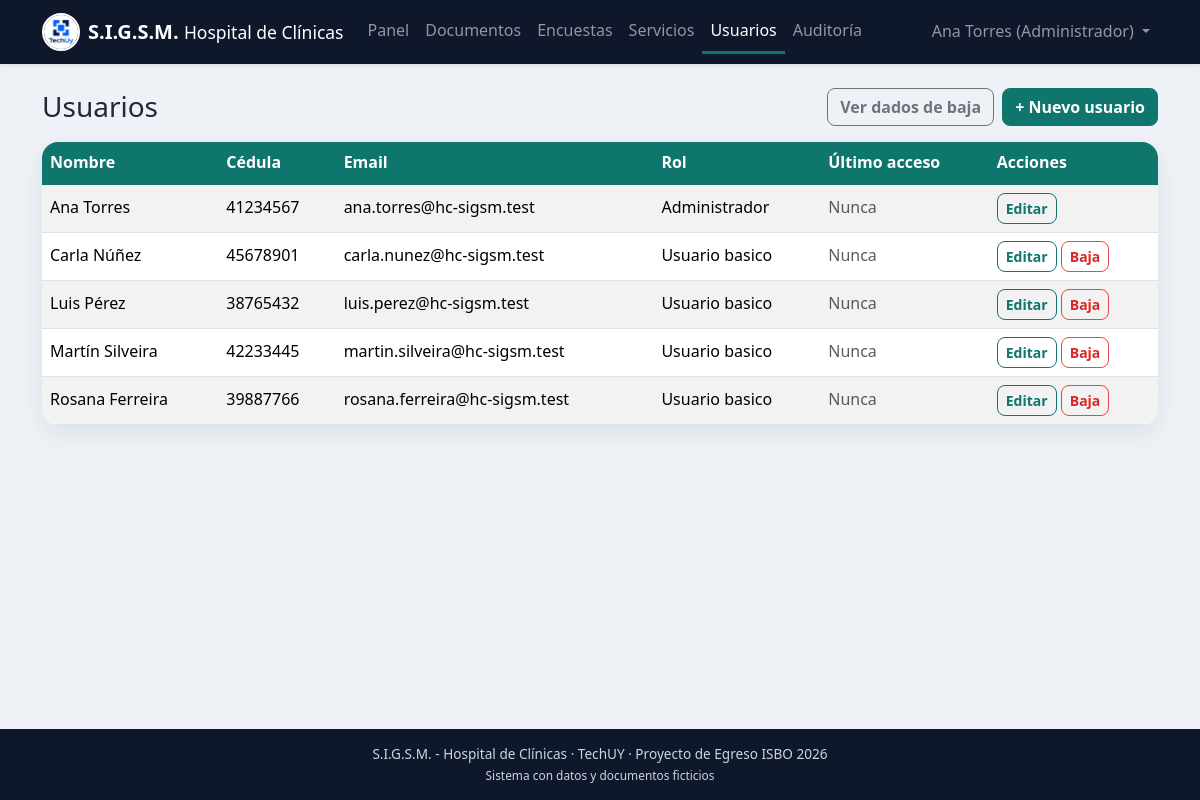
Screenshot of /admin/usuarios.php (signed in) with the database file from the repository.
### tables this page shows
CREATE TABLE usuario (
  id_usuario       INT AUTO_INCREMENT,
  nombre           VARCHAR(100) NOT NULL,
  cedula           VARCHAR(8)   NOT NULL,             
  email            VARCHAR(150) NOT NULL,
  contrasena_hash  VARCHAR(255) NOT NULL,             
  id_rol           INT          NOT NULL,
  activo           TINYINT(1)   NOT NULL DEFAULT 1,   
  fecha_alta       DATETIME     NOT NULL DEFAULT CURRENT_TIMESTAMP,
  ultimo_acceso    DATETIME     NULL,
  CONSTRAINT pk_usuario PRIMARY KEY (id_usuario),
  CONSTRAINT uq_usuario_cedula UNIQUE (cedula),
  CONSTRAINT uq_usuario_email UNIQUE (email),
  CONSTRAINT fk_usuario_rol FOREIGN KEY (id_rol)
    REFERENCES rol(id_rol)
);

CREATE TABLE rol (
  id_rol       INT AUTO_INCREMENT,
  nombre       VARCHAR(50)  NOT NULL,
  descripcion  VARCHAR(255) NULL,
  CONSTRAINT pk_rol PRIMARY KEY (id_rol),
  CONSTRAINT uq_rol_nombre UNIQUE (nombre)
);

### includes/funciones.php (called while the page is built, shortened)
<?php
function e($texto): string
{
    return htmlspecialchars((string) $texto, ENT_QUOTES, 'UTF-8');
}

### admin/usuarios.php (the view, shortened to what this page needs)
<?php
require_once dirname(__DIR__) . '/includes/inicio.php';
$verBajas = ($_GET['bajas'] ?? '') === '1';
$stmt = $pdo->prepare(
    'SELECT u.id_usuario, u.nombre, u.cedula, u.email, u.activo, u.ultimo_acceso, r.nombre AS rol
     FROM usuario u JOIN rol r ON r.id_rol = u.id_rol
     WHERE u.activo = :activo
     ORDER BY u.nombre'
);
$stmt->execute([':activo' => $verBajas ? 0 : 1]);
$usuarios = $stmt->fetchAll();
require dirname(__DIR__) . '/includes/encabezado.php';
?>
<div class="d-flex flex-wrap justify-content-between align-items-center mb-3 gap-2">
    <h1 class="h3 mb-0">Usuarios <?= $verBajas ? '<small class="text-muted">(dados de baja)</small>' : '' ?></h1>
    <div class="d-flex gap-2">
        <a href="usuarios.php<?= $verBajas ? '' : '?bajas=1' ?>" class="btn btn-outline-secondary"><?= $verBajas ? 'Ver activos' : 'Ver dados de baja' ?></a>
        <a href="alta_usuario.php" class="btn btn-primary">+ Nuevo usuario</a>
    </div>
</div>
<div class="table-responsive card">
    <table class="table table-striped table-hover align-middle mb-0">
        <thead><tr><th>Nombre</th><th>Cédula</th><th>Email</th><th>Rol</th><th>Último acceso</th><th>Acciones</th></tr></thead>
        <tbody>
        <?php foreach ($usuarios as $u): ?>
            <tr>
                <td><?= e($u['nombre']) ?></td>
                <td><?= e($u['cedula']) ?></td>
                <td><?= e($u['email']) ?></td>
                <td><?= e($u['rol']) ?></td>
                <td><?= $u['ultimo_acceso'] ? e(date('d/m/Y H:i', strtotime($u['ultimo_acceso']))) : '<span class="text-muted">Nunca</span>' ?></td>
                <td class="text-nowrap">
                    <?php if ($u['activo']): ?>
                        <a href="editar_usuario.php?id=<?= (int) $u['id_usuario'] ?>" class="btn btn-outline-primary btn-sm">Editar</a>
                        <?php if ((int) $u['id_usuario'] !== $_SESSION['id_usuario']): ?>
                            <form method="post" action="baja_usuario.php" class="d-inline"
                                  data-confirmar="¿Dar de baja a <?= e($u['nombre']) ?>? No podrá volver a ingresar al sistema.">
                                <button type="submit" class="btn btn-outline-danger btn-sm">Baja</button>
                            </form>
                        <?php endif; ?>
                    <?php endif; ?>
                </td>
            </tr>
        <?php endforeach; ?>
        </tbody>
    </table>
</div>
<?php require dirname(__DIR__) . '/includes/pie.php'; ?>

### public/css/estilos.css (style rules this page uses)
:root { --sigsm-primario: #0f766e; --sigsm-primario-hover: #115e59; --sigsm-fondo: #eef2f6; --sigsm-tarjeta: #ffffff; --sigsm-texto: #1f2937; --sigsm-borde: #cbd5e1; --sigsm-error: #ef4444; --sigsm-oscuro: #0f172a; --bs-primary: #0f766e; --bs-primary-rgb: 15, 118, 110; --bs-link-color: #0f766e; --bs-link-hover-color: #115e59; --bs-body-color: #1f2937; --bs-danger: #ef4444; }
body { background-color: var(--sigsm-fondo); color: var(--sigsm-texto); min-height: 100vh; display: flex; flex-direction: column; line-height: 1.6; }
.btn { border-radius: 8px; font-weight: 600; }
.btn-primary { --bs-btn-bg: #0f766e; --bs-btn-border-color: #0f766e; --bs-btn-hover-bg: #115e59; --bs-btn-hover-border-color: #115e59; --bs-btn-active-bg: #115e59; --bs-btn-active-border-color: #115e59; --bs-btn-disabled-bg: #0f766e; --bs-btn-disabled-border-color: #0f766e; }
.btn-outline-primary { --bs-btn-color: #0f766e; --bs-btn-border-color: #0f766e; --bs-btn-hover-bg: #0f766e; --bs-btn-hover-border-color: #0f766e; --bs-btn-active-bg: #115e59; --bs-btn-active-border-color: #115e59; }
.btn-danger, .btn-outline-danger { --bs-btn-border-color: #ef4444; }
.btn-outline-danger { --bs-btn-color: #dc2626; --bs-btn-hover-bg: #ef4444; --bs-btn-hover-border-color: #ef4444; }
.card { background: var(--sigsm-tarjeta); border: none; border-radius: 16px; box-shadow: 0 8px 24px rgba(15, 23, 42, 0.08); }
.table thead th { background: var(--sigsm-primario); color: #fff; border-color: var(--sigsm-primario); white-space: nowrap; }

### rows the page displays
usuario: nombre "Ana Torres", cedula "41234567", email "ana.torres@hc-sigsm.test", id_rol.nombre "Administrador", shows "Nunca"
usuario: nombre "Carla Núñez", cedula "45678901", email "carla.nunez@hc-sigsm.test", id_rol.nombre "Usuario basico", shows "Nunca"
usuario: nombre "Luis Pérez", cedula "38765432", email "luis.perez@hc-sigsm.test", id_rol.nombre "Usuario basico", shows "Nunca"
usuario: nombre "Martín Silveira", cedula "42233445", email "martin.silveira@hc-sigsm.test", id_rol.nombre "Usuario basico", shows "Nunca"
usuario: nombre "Rosana Ferreira", cedula "39887766", email "rosana.ferreira@hc-sigsm.test", id_rol.nombre "Usuario basico", shows "Nunca"

### other values shown
$texto "Panel Documentos Encuestas Servicios Usuarios Auditoría"
$_SESSION['nombre'] "Ana Torres"
